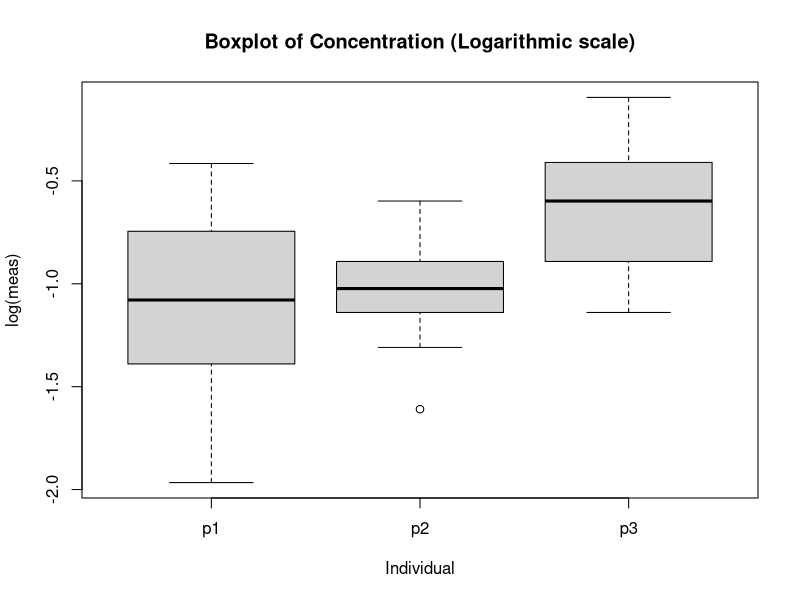

Here is the R script that generated this plot:
## ---- chunk 1
#Load data
bilirubin <- read.table("bilirubin.txt",header=T)

#Boxplot of data
boxplot(log(meas)~pers,
        data=bilirubin,
        main="Boxplot of Concentration (Logarithmic scale)",
        xlab="Individual",
        ylab="log(meas)"
        )

## ---- chunk 2
model.reg = lm(log(meas)~pers, data=bilirubin)
summary.lm = summary(model.reg)

summary.lm

## ---- chunk 3
Fval = summary.lm$fstatistic

Fval

## ---- chunk 4
permTest = function(bilirubin) {
  df = data.frame(meas=sample(bilirubin$meas), pers = bilirubin$pers)
  model.reg = lm(log(meas)~pers, data=df)
  Fval = summary(model.reg)$fstatistic["value"]
  return(Fval)
}

#Test the function
permTest(bilirubin)


